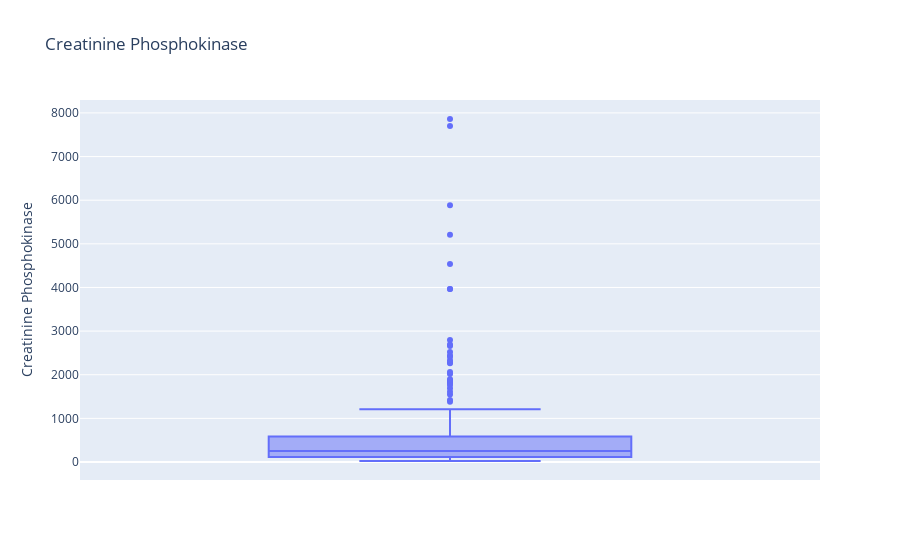
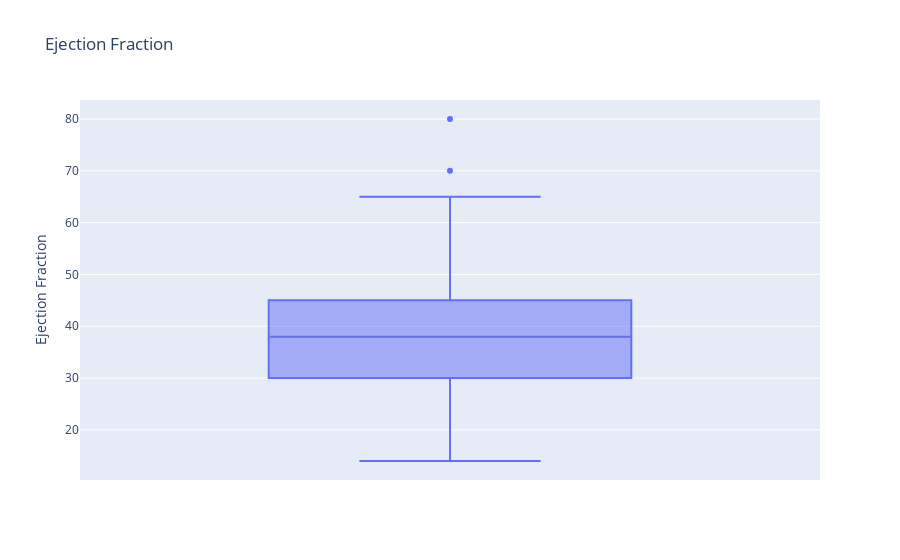
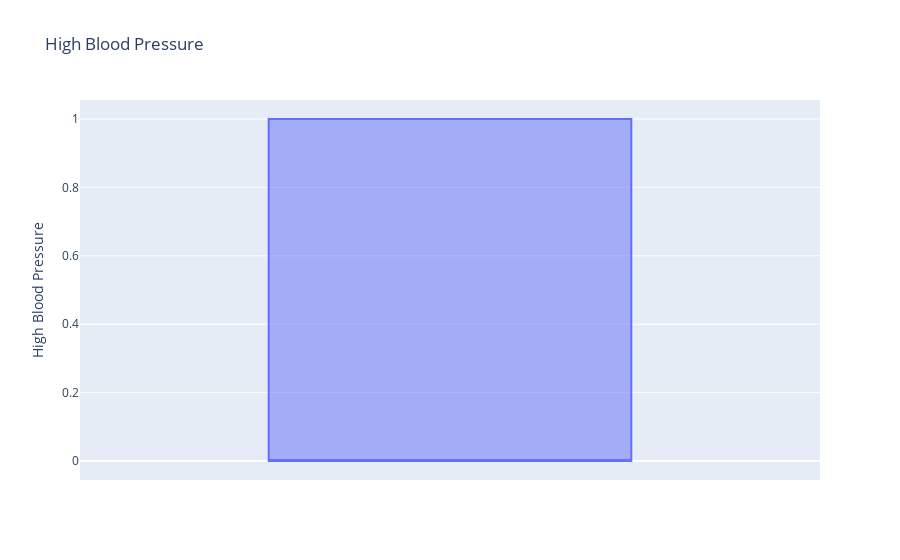
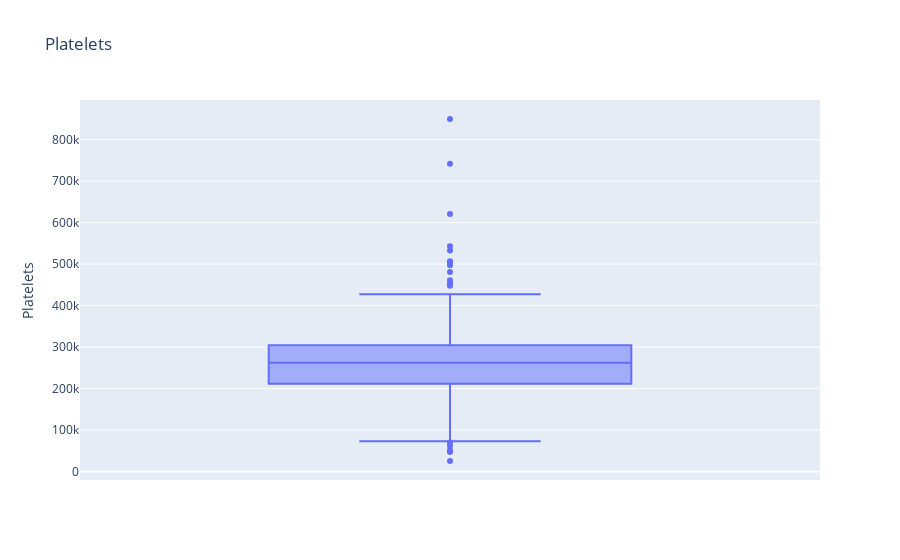

Notebook cell for these charts, in order:
### Code cell
# showing plots for the outliers by using the pyplot functions 

plt.figure(1)
fig = px.box(df, y='creatinine_phosphokinase', 
             title='Creatinine Phosphokinase', 
             labels={
                    "creatinine_phosphokinase": "Creatinine Phosphokinase"                    
                    }
            )
fig.show()

plt.figure(2)
fig = px.box(df, y='ejection_fraction')
fig = px.box(df, y='ejection_fraction', 
             title='Ejection Fraction', 
             labels={
                    "ejection_fraction": "Ejection Fraction"                    
                    }
            )
fig.show()

plt.figure(3)
fig = px.box(df, y='high_blood_pressure', 
             title='High Blood Pressure', 
             labels={
                    "high_blood_pressure": "High Blood Pressure"                    
                    }
            )
fig.show()

plt.figure(4)
fig = px.box(df, y='platelets', 
             title='Platelets', 
             labels={
                    "platelets": "Platelets"                    
                    }
            )
fig.show()

plt.figure(5)
fig = px.box(df, y='serum_creatinine', 
             title='Serum Creatinine', 
             labels={
                    "serum_creatinine": "Serum Creatinine"                    
                    }
            )
fig.show()

plt.figure(6)
fig = px.box(df, y='serum_sodium', 
             title='Serum Sodium', 
             labels={
                    "serum_sodium": "Serum Sodium"                    
                    }
            )
fig.show()

### Figure 1 — Plotly figure (JSON) as saved in the notebook; plotly's stock layout.template omitted (floating-point values rounded to 4 significant figures; data arrays with more than 128 entries replaced by an {"elided": "..."} marker saying what was removed)
{"data": [{"alignmentgroup": "True", "hovertemplate": "Creatinine Phosphokinase=%{y}<extra></extra>", "legendgroup": "", "marker": {"color": "#636efa"}, "name": "", "notched": false, "offsetgroup": "", "orientation": "v", "showlegend": false, "type": "box", "x0": " ", "xaxis": "x", "y": {"elided": "299 int values"}, "y0": " ", "yaxis": "y"}], "layout": {"boxmode": "group", "legend": {"tracegroupgap": 0}, "title": {"text": "Creatinine Phosphokinase"}, "xaxis": {"anchor": "y", "domain": [0, 1]}, "yaxis": {"anchor": "x", "domain": [0, 1], "title": {"text": "Creatinine Phosphokinase"}}}}

### Figure 2 — Plotly figure (JSON) as saved in the notebook; plotly's stock layout.template omitted (floating-point values rounded to 4 significant figures; data arrays with more than 128 entries replaced by an {"elided": "..."} marker saying what was removed)
{"data": [{"alignmentgroup": "True", "hovertemplate": "Ejection Fraction=%{y}<extra></extra>", "legendgroup": "", "marker": {"color": "#636efa"}, "name": "", "notched": false, "offsetgroup": "", "orientation": "v", "showlegend": false, "type": "box", "x0": " ", "xaxis": "x", "y": {"elided": "299 int values"}, "y0": " ", "yaxis": "y"}], "layout": {"boxmode": "group", "legend": {"tracegroupgap": 0}, "title": {"text": "Ejection Fraction"}, "xaxis": {"anchor": "y", "domain": [0, 1]}, "yaxis": {"anchor": "x", "domain": [0, 1], "title": {"text": "Ejection Fraction"}}}}

### Figure 3 — Plotly figure (JSON) as saved in the notebook; plotly's stock layout.template omitted (floating-point values rounded to 4 significant figures; data arrays with more than 128 entries replaced by an {"elided": "..."} marker saying what was removed)
{"data": [{"alignmentgroup": "True", "hovertemplate": "High Blood Pressure=%{y}<extra></extra>", "legendgroup": "", "marker": {"color": "#636efa"}, "name": "", "notched": false, "offsetgroup": "", "orientation": "v", "showlegend": false, "type": "box", "x0": " ", "xaxis": "x", "y": {"elided": "299 int values"}, "y0": " ", "yaxis": "y"}], "layout": {"boxmode": "group", "legend": {"tracegroupgap": 0}, "title": {"text": "High Blood Pressure"}, "xaxis": {"anchor": "y", "domain": [0, 1]}, "yaxis": {"anchor": "x", "domain": [0, 1], "title": {"text": "High Blood Pressure"}}}}

### Figure 4 — Plotly figure (JSON) as saved in the notebook; plotly's stock layout.template omitted (floating-point values rounded to 4 significant figures; data arrays with more than 128 entries replaced by an {"elided": "..."} marker saying what was removed)
{"data": [{"alignmentgroup": "True", "hovertemplate": "Platelets=%{y}<extra></extra>", "legendgroup": "", "marker": {"color": "#636efa"}, "name": "", "notched": false, "offsetgroup": "", "orientation": "v", "showlegend": false, "type": "box", "x0": " ", "xaxis": "x", "y": {"elided": "299 float values"}, "y0": " ", "yaxis": "y"}], "layout": {"boxmode": "group", "legend": {"tracegroupgap": 0}, "title": {"text": "Platelets"}, "xaxis": {"anchor": "y", "domain": [0, 1]}, "yaxis": {"anchor": "x", "domain": [0, 1], "title": {"text": "Platelets"}}}}
